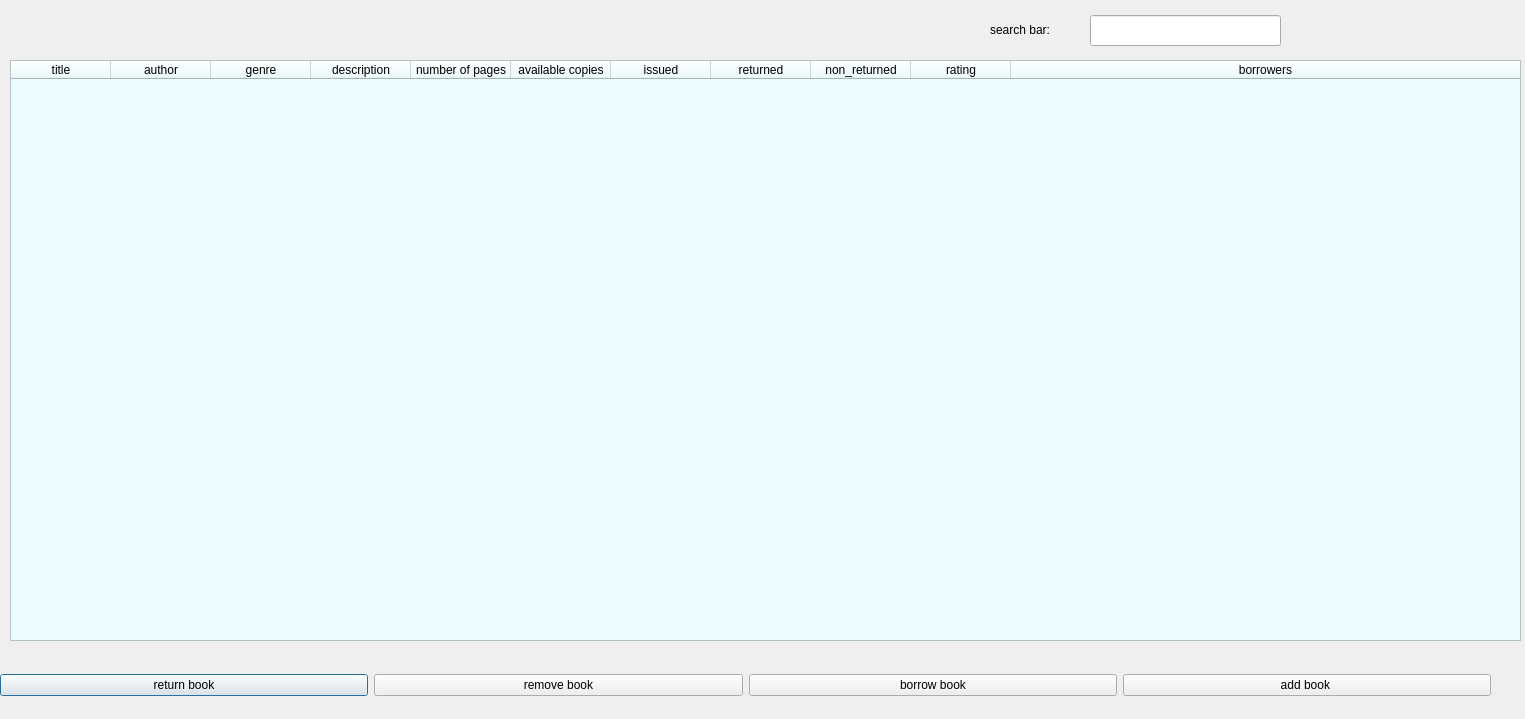
<?xml version="1.0" encoding="UTF-8"?>
<ui version="4.0">
 <class>table_books</class>
 <widget class="QDialog" name="table_books">
  <property name="geometry">
   <rect>
    <x>0</x>
    <y>0</y>
    <width>1525</width>
    <height>719</height>
   </rect>
  </property>
  <property name="windowTitle">
   <string>Dialog</string>
  </property>
  <widget class="QTableWidget" name="tableWidget">
   <property name="geometry">
    <rect>
     <x>10</x>
     <y>60</y>
     <width>1511</width>
     <height>581</height>
    </rect>
   </property>
   <property name="styleSheet">
    <string notr="true">background-color: rgb(234, 252, 255);</string>
   </property>
   <attribute name="horizontalHeaderStretchLastSection">
    <bool>true</bool>
   </attribute>
   <column>
    <property name="text">
     <string>title</string>
    </property>
   </column>
   <column>
    <property name="text">
     <string>author</string>
    </property>
   </column>
   <column>
    <property name="text">
     <string>genre</string>
    </property>
   </column>
   <column>
    <property name="text">
     <string>description</string>
    </property>
   </column>
   <column>
    <property name="text">
     <string>number of pages</string>
    </property>
   </column>
   <column>
    <property name="text">
     <string>available copies</string>
    </property>
   </column>
   <column>
    <property name="text">
     <string>issued</string>
    </property>
   </column>
   <column>
    <property name="text">
     <string>returned</string>
    </property>
   </column>
   <column>
    <property name="text">
     <string>non_returned</string>
    </property>
   </column>
   <column>
    <property name="text">
     <string>rating</string>
    </property>
   </column>
   <column>
    <property name="text">
     <string>borrowers</string>
    </property>
   </column>
  </widget>
  <widget class="QWidget" name="layoutWidget">
   <property name="geometry">
    <rect>
     <x>0</x>
     <y>650</y>
     <width>1491</width>
     <height>71</height>
    </rect>
   </property>
   <layout class="QHBoxLayout" name="horizontalLayout">
    <item>
     <widget class="QPushButton" name="returm">
      <property name="text">
       <string>return book</string>
      </property>
     </widget>
    </item>
    <item>
     <widget class="QPushButton" name="remove">
      <property name="text">
       <string>remove book</string>
      </property>
     </widget>
    </item>
    <item>
     <widget class="QPushButton" name="borrow">
      <property name="text">
       <string>borrow book</string>
      </property>
     </widget>
    </item>
    <item>
     <widget class="QPushButton" name="add">
      <property name="text">
       <string>add book </string>
      </property>
     </widget>
    </item>
   </layout>
  </widget>
  <widget class="QLineEdit" name="search_bar">
   <property name="geometry">
    <rect>
     <x>1090</x>
     <y>15</y>
     <width>191</width>
     <height>31</height>
    </rect>
   </property>
  </widget>
  <widget class="QLabel" name="label">
   <property name="geometry">
    <rect>
     <x>990</x>
     <y>19</y>
     <width>91</width>
     <height>21</height>
    </rect>
   </property>
   <property name="text">
    <string>search bar:</string>
   </property>
  </widget>
 </widget>
 <resources/>
 <connections/>
</ui>
